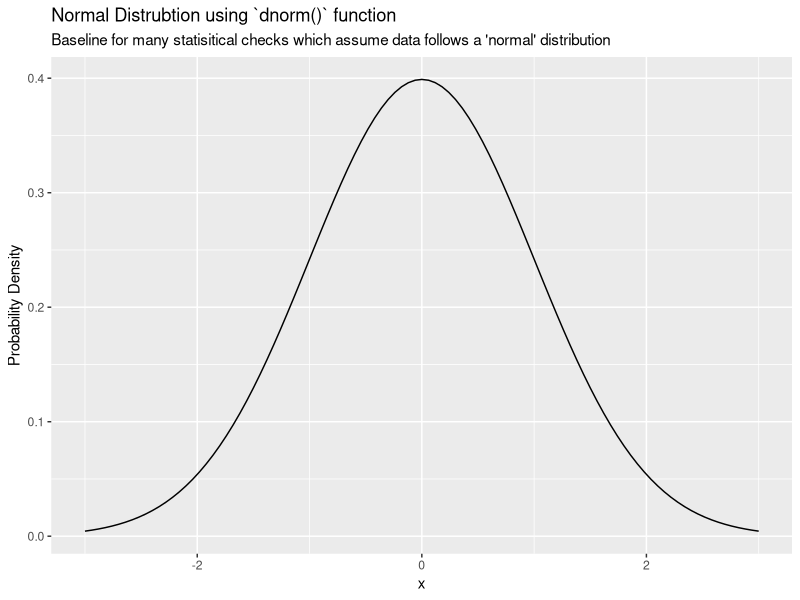
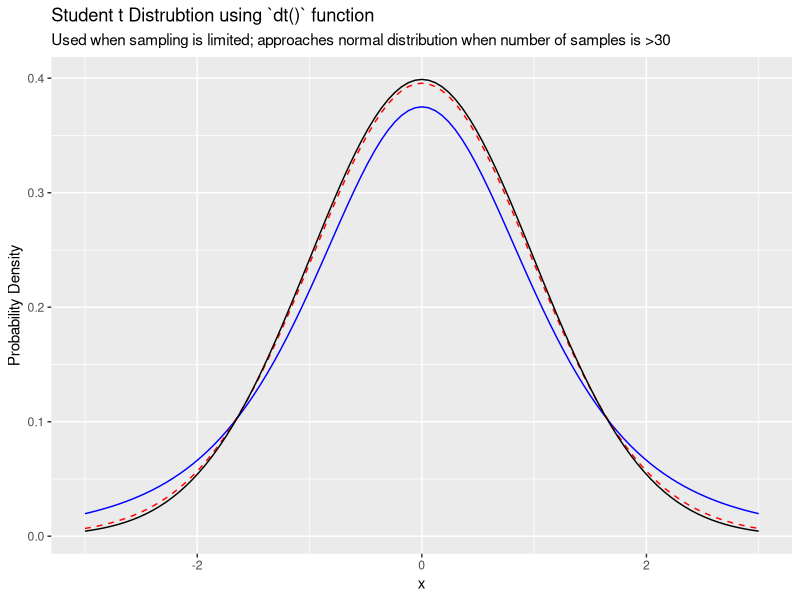
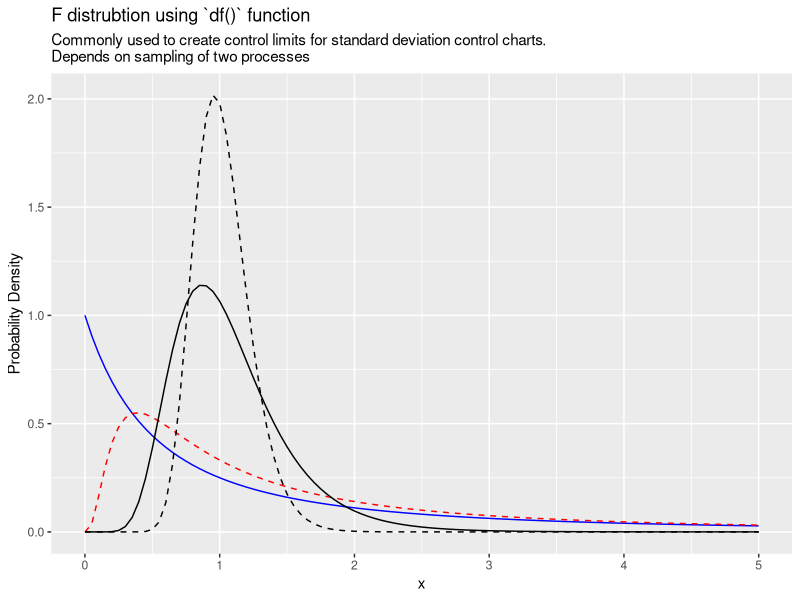

The R script that drew these images, in order:
## ---- chunk 1
library(tidyverse)
## ---- chunk 2
tibble(x = c(-3, 3)) |> 
  ggplot() +
  stat_function(aes(x), fun = dnorm) +
  labs(
    title = "Normal Distrubtion using `dnorm()` function",
    subtitle = "Baseline for many statisitical checks which assume data follows a 'normal' distribution",
    y = "Probability Density"
  )
## ---- chunk 3
qnorm(1 - 0.05/2)
qnorm(0.05/2)
## ---- chunk 4
pnorm(1.96) - pnorm(-1.96)
## ---- chunk 5
tibble(x = c(-3, 3)) |> 
  ggplot() +
  stat_function(aes(x), fun = dt, args = list(df = 4), color = "blue") +
  stat_function(aes(x), fun = dt, args = list(df = 30), color = "red", linetype = "dashed") +
  stat_function(aes(x), fun = dnorm) +
  labs(
    title = "Student t Distrubtion using `dt()` function",
    subtitle = "Used when sampling is limited; approaches normal distribution when number of samples is >30",
    y = "Probability Density"
  )
## ---- chunk 6
qt(0.05/2, df = 9, lower.tail = FALSE)
qt(0.05/2, df = 9)
## ---- chunk 7
pt(2.26, df = 9) - pt(-2.26, df = 9)
## ---- chunk 8
tibble(x = c(0, 5)) |> 
  ggplot(aes(x)) +
  stat_function(fun = df, args = list(df1 = 2, df2 = 2), color = "blue") +
  stat_function(fun = df, args = list(df1 = 9, df2 = 2), color = "red", linetype = "dashed") +
  stat_function(fun = df, args = list(df1 = 29, df2 = 29), color = "black") +
  stat_function(fun = df, args = list(df1 = 99, df2 = 99), color = "black", linetype = "dashed") +
  labs(
    title = "F distrubtion using `df()` function",
    subtitle = "Commonly used to create control limits for standard deviation control charts.\nDepends on sampling of two processes",
    y = "Probability Density"
  )
## ---- chunk 9
qf(0.95, df1 = 9, df2 = 2)
